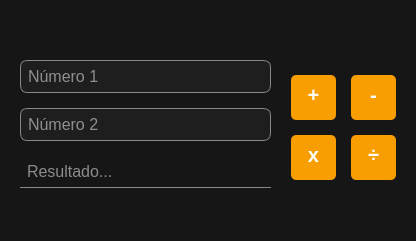
<?xml version="1.0" encoding="UTF-8"?>
<ui version="4.0">
 <class>MainWindow</class>
 <widget class="QMainWindow" name="MainWindow">
  <property name="geometry">
   <rect>
    <x>0</x>
    <y>0</y>
    <width>416</width>
    <height>241</height>
   </rect>
  </property>
  <property name="cursor">
   <cursorShape>PointingHandCursor</cursorShape>
  </property>
  <property name="focusPolicy">
   <enum>Qt::ClickFocus</enum>
  </property>
  <property name="windowTitle">
   <string>Calculadora simple con PyQt5</string>
  </property>
  <property name="styleSheet">
   <string notr="true">* {
	font-family: &quot;Nirmala UI&quot;;
}

QWidget {
	background-color: rgb(22, 22, 22);
}

QLineEdit {
	font-size: 16px;
	border: 1px solid #888;
	border-radius: 7px;
	padding: 5px;
	background-color: rgb(30, 30, 30);
	color: #fff;
}

QLineEdit:focus {
	border-color: orange;
	color: orange;
}

#resultado {
	border: none;
	border-bottom: 1px solid #888;
	border-radius: none;
	background: transparent;
}

QPushButton {
	font-size: 20px;
	border-radius: 5px;
	background-color: rgb(249, 158, 0);
	color: white;
	padding-bottom: 5px;
	font-weight: bold;
}

QPushButton:hover {
	background-color: rgb(231, 146, 0);
	color:rgba(255, 255, 255, .8);
}

QPushButton:pressed {
	padding-left: 3px;
	padding-bottom: 8px;
}</string>
  </property>
  <widget class="QWidget" name="centralwidget">
   <layout class="QGridLayout" name="gridLayout_2">
    <property name="leftMargin">
     <number>20</number>
    </property>
    <property name="topMargin">
     <number>20</number>
    </property>
    <property name="rightMargin">
     <number>20</number>
    </property>
    <property name="bottomMargin">
     <number>20</number>
    </property>
    <property name="horizontalSpacing">
     <number>20</number>
    </property>
    <item row="0" column="0">
     <spacer name="verticalSpacer">
      <property name="orientation">
       <enum>Qt::Vertical</enum>
      </property>
      <property name="sizeHint" stdset="0">
       <size>
        <width>20</width>
        <height>23</height>
       </size>
      </property>
     </spacer>
    </item>
    <item row="0" column="1" rowspan="2">
     <spacer name="verticalSpacer_3">
      <property name="orientation">
       <enum>Qt::Vertical</enum>
      </property>
      <property name="sizeHint" stdset="0">
       <size>
        <width>20</width>
        <height>38</height>
       </size>
      </property>
     </spacer>
    </item>
    <item row="1" column="0" rowspan="3">
     <layout class="QVBoxLayout" name="verticalLayout">
      <property name="spacing">
       <number>15</number>
      </property>
      <item>
       <widget class="QLineEdit" name="num1">
        <property name="placeholderText">
         <string>Número 1</string>
        </property>
       </widget>
      </item>
      <item>
       <widget class="QLineEdit" name="num2">
        <property name="placeholderText">
         <string>Número 2</string>
        </property>
       </widget>
      </item>
      <item>
       <widget class="QLineEdit" name="resultado">
        <property name="focusPolicy">
         <enum>Qt::NoFocus</enum>
        </property>
        <property name="placeholderText">
         <string>Resultado...</string>
        </property>
       </widget>
      </item>
     </layout>
    </item>
    <item row="2" column="1">
     <layout class="QGridLayout" name="gridLayout">
      <property name="spacing">
       <number>15</number>
      </property>
      <item row="0" column="0">
       <widget class="QPushButton" name="btn_sumar">
        <property name="minimumSize">
         <size>
          <width>45</width>
          <height>45</height>
         </size>
        </property>
        <property name="maximumSize">
         <size>
          <width>45</width>
          <height>45</height>
         </size>
        </property>
        <property name="cursor">
         <cursorShape>PointingHandCursor</cursorShape>
        </property>
        <property name="focusPolicy">
         <enum>Qt::NoFocus</enum>
        </property>
        <property name="text">
         <string>+</string>
        </property>
       </widget>
      </item>
      <item row="0" column="1">
       <widget class="QPushButton" name="btn_restar">
        <property name="minimumSize">
         <size>
          <width>45</width>
          <height>45</height>
         </size>
        </property>
        <property name="maximumSize">
         <size>
          <width>45</width>
          <height>45</height>
         </size>
        </property>
        <property name="cursor">
         <cursorShape>PointingHandCursor</cursorShape>
        </property>
        <property name="focusPolicy">
         <enum>Qt::NoFocus</enum>
        </property>
        <property name="text">
         <string>-</string>
        </property>
       </widget>
      </item>
      <item row="1" column="0">
       <widget class="QPushButton" name="btn_multiplicar">
        <property name="minimumSize">
         <size>
          <width>45</width>
          <height>45</height>
         </size>
        </property>
        <property name="maximumSize">
         <size>
          <width>45</width>
          <height>45</height>
         </size>
        </property>
        <property name="cursor">
         <cursorShape>PointingHandCursor</cursorShape>
        </property>
        <property name="focusPolicy">
         <enum>Qt::NoFocus</enum>
        </property>
        <property name="text">
         <string>x</string>
        </property>
       </widget>
      </item>
      <item row="1" column="1">
       <widget class="QPushButton" name="btn_dividir">
        <property name="minimumSize">
         <size>
          <width>45</width>
          <height>45</height>
         </size>
        </property>
        <property name="maximumSize">
         <size>
          <width>45</width>
          <height>45</height>
         </size>
        </property>
        <property name="cursor">
         <cursorShape>PointingHandCursor</cursorShape>
        </property>
        <property name="focusPolicy">
         <enum>Qt::ClickFocus</enum>
        </property>
        <property name="text">
         <string>÷</string>
        </property>
       </widget>
      </item>
     </layout>
    </item>
    <item row="3" column="1" rowspan="2">
     <spacer name="verticalSpacer_4">
      <property name="orientation">
       <enum>Qt::Vertical</enum>
      </property>
      <property name="sizeHint" stdset="0">
       <size>
        <width>20</width>
        <height>38</height>
       </size>
      </property>
     </spacer>
    </item>
    <item row="4" column="0">
     <spacer name="verticalSpacer_2">
      <property name="orientation">
       <enum>Qt::Vertical</enum>
      </property>
      <property name="sizeHint" stdset="0">
       <size>
        <width>20</width>
        <height>24</height>
       </size>
      </property>
     </spacer>
    </item>
   </layout>
  </widget>
 </widget>
 <resources/>
 <connections/>
</ui>
